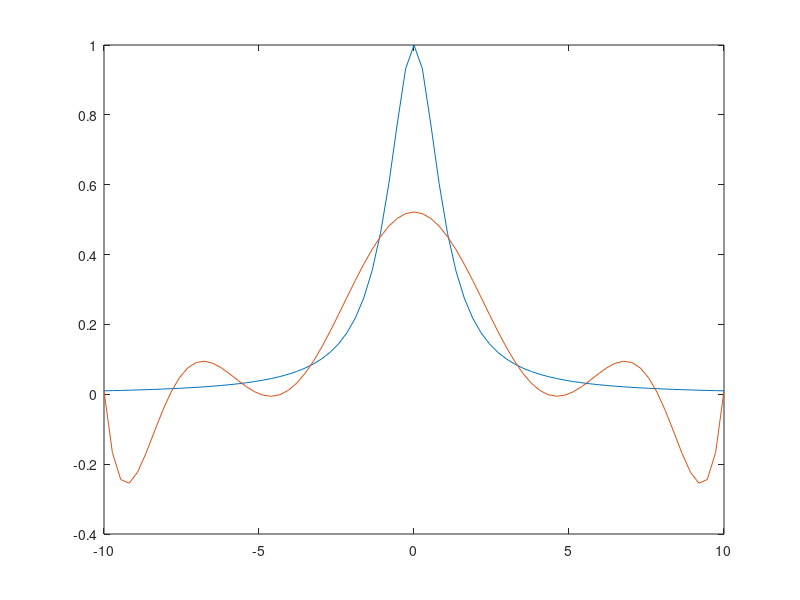

This figure's MATLAB source: (Note: this script raises an error after producing the figure.)
%[text] # Matlab has a built in polynomial interpolation function
clear all;
n = 10;
a = -10;
b = 10;

x = linspace(a, b, n);
%Working with array values later, so we set up f to work component-wise
f = @(x) 1 ./ (1 + x.^2);
y = f(x);

pn = polyfit(x, y, n - 1);
%polyfit takes in these node and data arrays and fits a polynomial of
%degree at-most n that best meets these points
%Where "best" is in a least-squares sense
%if n = #points - 1, this is the interpolant. 

xi = linspace(a, b, 75);
%We use polyval to actually compute the values
yi1 = polyval(pn, xi)


%%
close all
p = plot(xi, f(xi), xi, yi1);
p(1).LineWidth = 3; 
p(1).Color = "red";
p(2).LineWidth = 3;
p(2).Color="blue";


%Error 

error = max(abs(f(xi)-yi1))
%%
%[text] # We know from lecture that increasing n is not always a good strategy for reducing the maximum error in our approximation
n = 15;
a = -5;
b = 5;

x = linspace(a, b, n);
f = @(x) 1 ./ (1 + x.^2);
y = f(x);

pn = polyfit(x, y, n - 1);

xi = linspace(a, b, 75);
yi2 = polyval(pn, xi);
close all
p = plot(xi, f(xi), xi, yi2); 
p(1).LineWidth = 3;
p(2).LineWidth = 3; 
%Notice High Error toward endpoints. 


error = [error, max(abs(f(xi)-yi2))]
%%
%[text] # We can use "magic" nodes, ones that are not uniformly spaced, to reduce the maximum error
%This is Chebyshev's interpolation
n=10;
k = n : -1 : 1;
xc = 0.5 * (a + b) + 0.5 * (b - a) * cos((2 * k - 1) / (2 * n) * pi)'
yc = f(xc);
pn = polyfit(xc, yc, n - 1);
yi3 = polyval(pn, xi);

close all
p = plot(xi, f(xi), xi, yi3);
p(1).LineWidth = 3;
p(2).LineWidth = 3; 

error = [error, max(abs(f(xi)-yi3))]
%%

%Alternative Interpolation: Splines

x = linspace(a, b, 10);
xi = linspace(a,b,75); %More points for visualization of splines
yi4 = spline(x,f(x), xi);

close all
p = plot(xi, f(xi), xi, yi4);
p(1).LineWidth = 3;
p(2).LineWidth = 3; 

error = [error, max(abs(f(xi)-yi4))]

%%

%All at once
close all
hold on
plot(xi,f(xi), Color="white")
plot(xi,yi1, Color="green")
plot(xi,yi2, Color="blue")
plot(xi,yi3, Color="cyan")
plot(xi,yi4, Color = "red")
error
